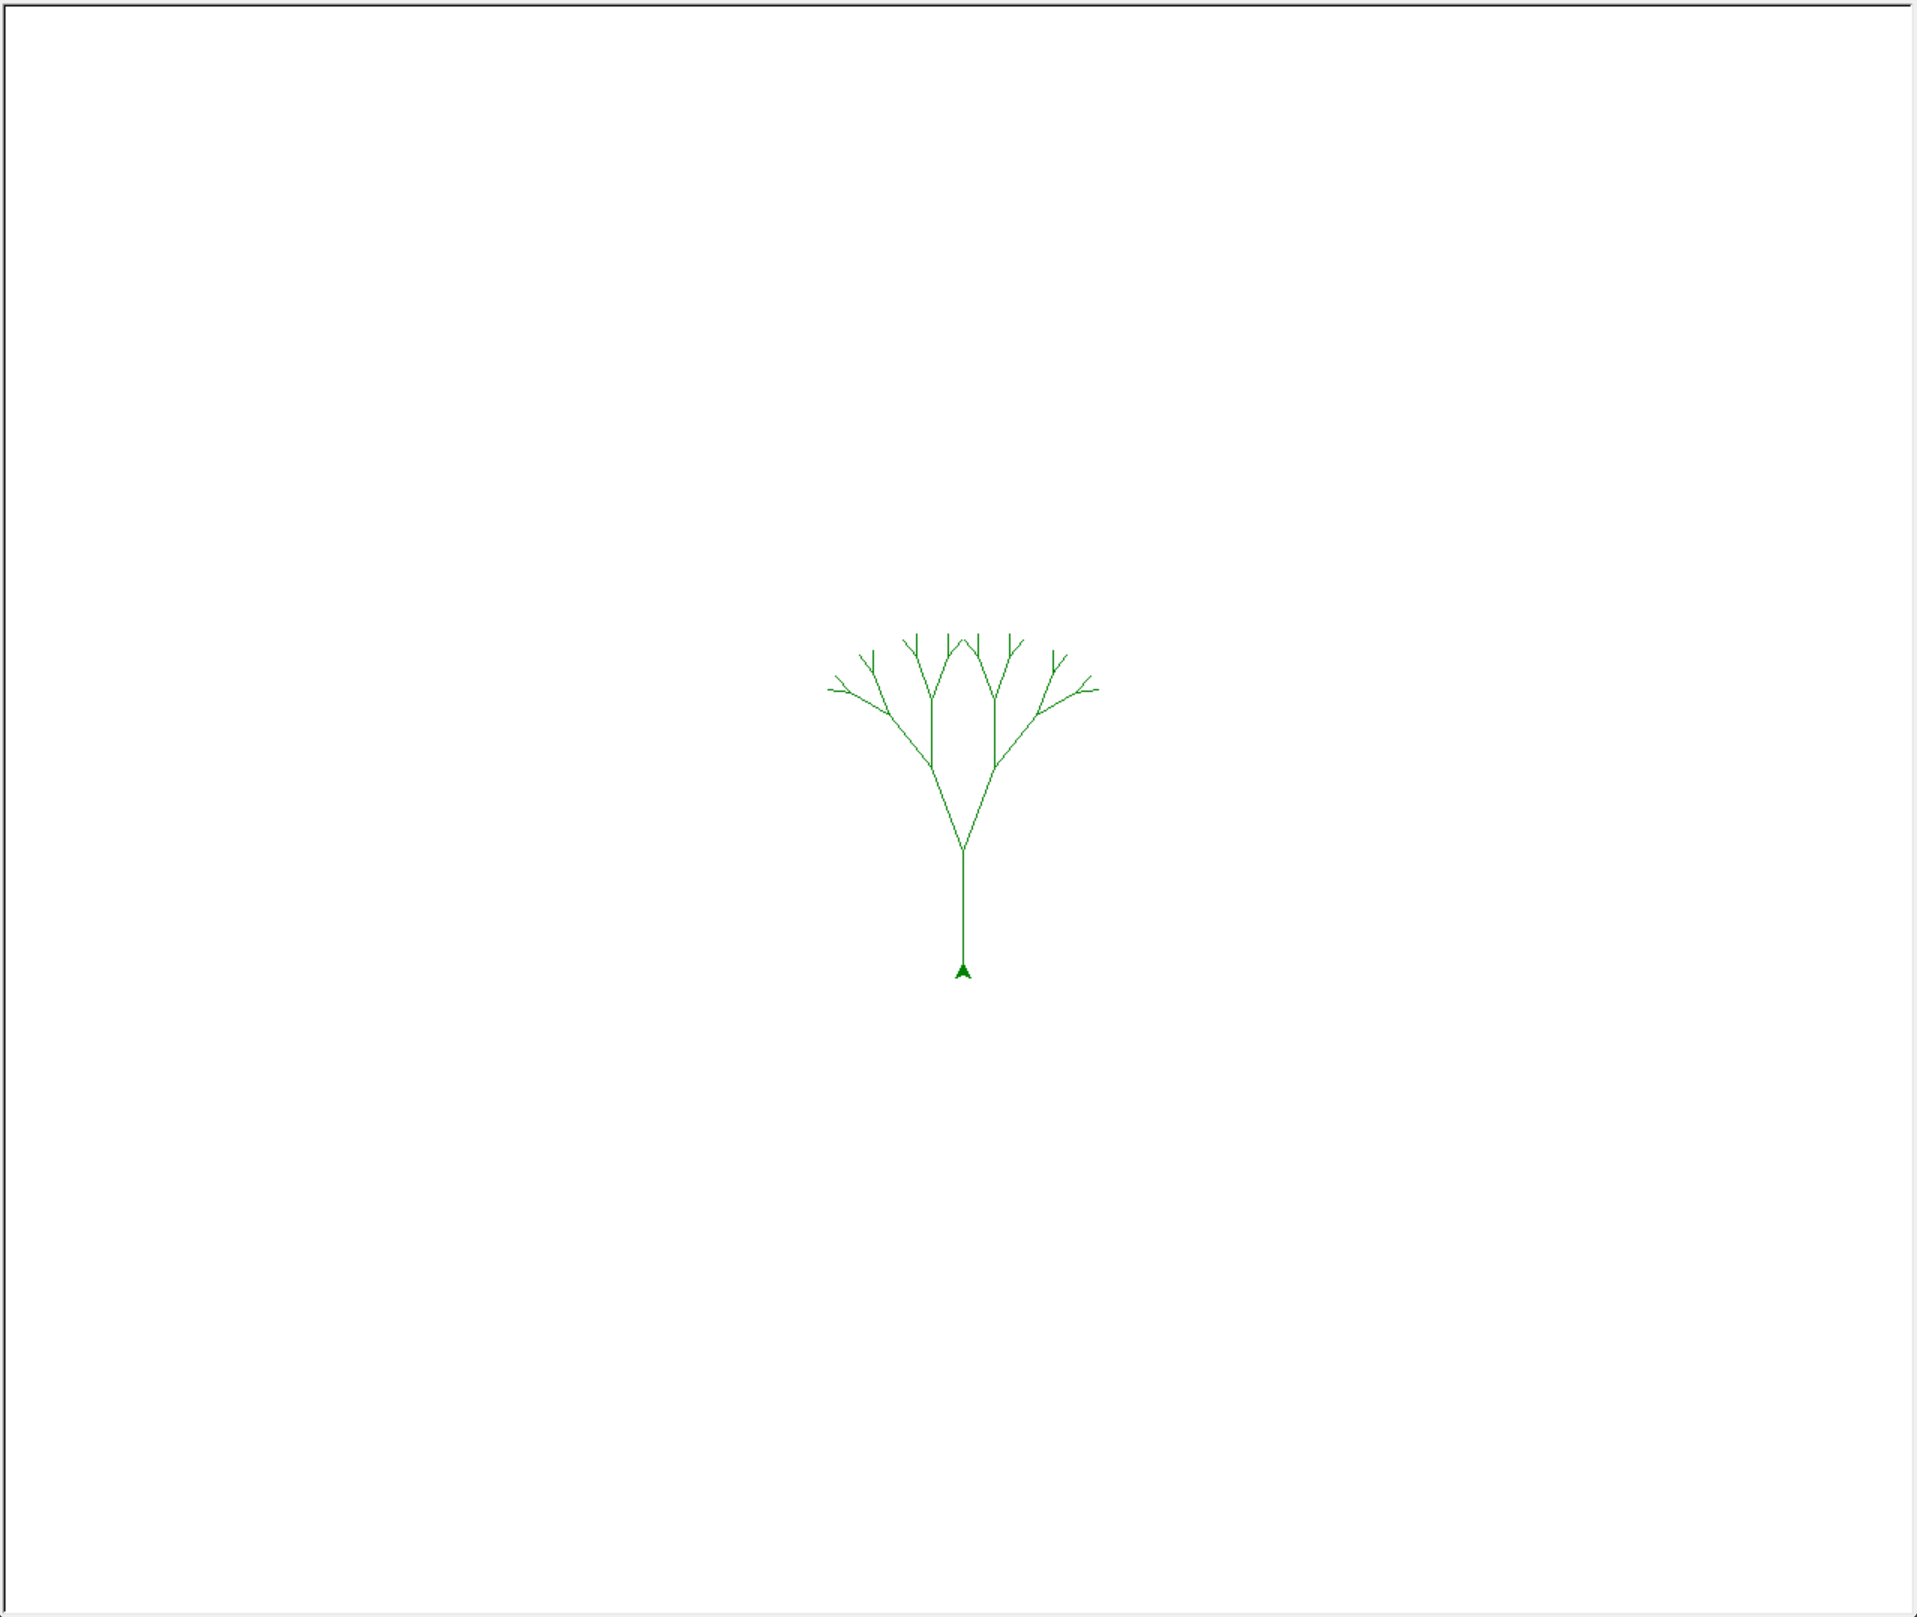

The Python source for this figure:
# hhao/qwen2.5-coder-tools:7b-q8_0
import turtle

def draw_branch(branch_length, t):
    if branch_length > 5:
        t.forward(branch_length)
        t.right(20)
        draw_branch(branch_length - 15, t)
        t.left(40)
        draw_branch(branch_length - 15, t)
        t.right(20)
        t.backward(branch_length)

def main():
    window = turtle.Screen()
    window.bgcolor("white")
    t = turtle.Turtle()
    t.left(90)
    t.up()
    t.backward(100)
    t.down()
    t.color("green")
    draw_branch(75, t)
    window.exitonclick()

if __name__ == "__main__":
    main()
